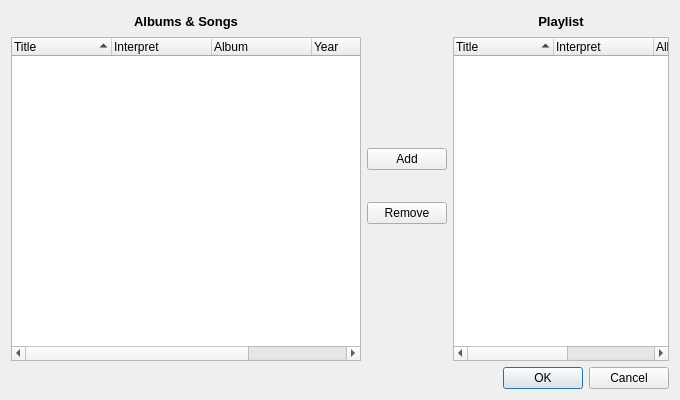
<?xml version="1.0" encoding="UTF-8"?>
<ui version="4.0">
 <class>DialogEditPlaylist</class>
 <widget class="QDialog" name="DialogEditPlaylist">
  <property name="geometry">
   <rect>
    <x>0</x>
    <y>0</y>
    <width>680</width>
    <height>400</height>
   </rect>
  </property>
  <property name="windowTitle">
   <string>Dialog</string>
  </property>
  <layout class="QGridLayout" name="gridLayout_2">
   <item row="0" column="0">
    <layout class="QVBoxLayout" name="verticalLayout">
     <item>
      <layout class="QGridLayout" name="gridLayout" columnstretch="1,0,0" columnminimumwidth="350,0,0">
       <item row="0" column="2">
        <layout class="QVBoxLayout" name="verticalLayout_4">
         <item>
          <widget class="QLabel" name="labelPlaylist">
           <property name="enabled">
            <bool>true</bool>
           </property>
           <property name="sizePolicy">
            <sizepolicy hsizetype="Expanding" vsizetype="Preferred">
             <horstretch>0</horstretch>
             <verstretch>0</verstretch>
            </sizepolicy>
           </property>
           <property name="minimumSize">
            <size>
             <width>0</width>
             <height>20</height>
            </size>
           </property>
           <property name="maximumSize">
            <size>
             <width>16777215</width>
             <height>30</height>
            </size>
           </property>
           <property name="font">
            <font>
             <family>Segoe UI</family>
             <pointsize>10</pointsize>
             <weight>75</weight>
             <bold>true</bold>
            </font>
           </property>
           <property name="text">
            <string>Playlist</string>
           </property>
           <property name="scaledContents">
            <bool>true</bool>
           </property>
           <property name="alignment">
            <set>Qt::AlignCenter</set>
           </property>
          </widget>
         </item>
         <item>
          <widget class="QTreeWidget" name="treePlaylist">
           <property name="minimumSize">
            <size>
             <width>200</width>
             <height>0</height>
            </size>
           </property>
           <property name="acceptDrops">
            <bool>true</bool>
           </property>
           <property name="sortingEnabled">
            <bool>true</bool>
           </property>
           <column>
            <property name="text">
             <string notr="true">Title</string>
            </property>
           </column>
           <column>
            <property name="text">
             <string>Interpret</string>
            </property>
           </column>
           <column>
            <property name="text">
             <string>Album</string>
            </property>
           </column>
           <column>
            <property name="text">
             <string>Year</string>
            </property>
           </column>
          </widget>
         </item>
        </layout>
       </item>
       <item row="0" column="1">
        <layout class="QFormLayout" name="formLayout">
         <property name="fieldGrowthPolicy">
          <enum>QFormLayout::AllNonFixedFieldsGrow</enum>
         </property>
         <property name="labelAlignment">
          <set>Qt::AlignCenter</set>
         </property>
         <property name="formAlignment">
          <set>Qt::AlignCenter</set>
         </property>
         <property name="horizontalSpacing">
          <number>0</number>
         </property>
         <item row="0" column="0">
          <widget class="QPushButton" name="AddButton">
           <property name="text">
            <string>Add</string>
           </property>
          </widget>
         </item>
         <item row="2" column="0">
          <widget class="QPushButton" name="RemovetButton">
           <property name="text">
            <string>Remove</string>
           </property>
          </widget>
         </item>
         <item row="1" column="0">
          <spacer name="verticalSpacerEP">
           <property name="orientation">
            <enum>Qt::Vertical</enum>
           </property>
           <property name="sizeType">
            <enum>QSizePolicy::Fixed</enum>
           </property>
           <property name="sizeHint" stdset="0">
            <size>
             <width>20</width>
             <height>20</height>
            </size>
           </property>
          </spacer>
         </item>
        </layout>
       </item>
       <item row="0" column="0">
        <layout class="QVBoxLayout" name="verticalLayout_2">
         <item>
          <widget class="QLabel" name="labelAlbums">
           <property name="sizePolicy">
            <sizepolicy hsizetype="Expanding" vsizetype="Preferred">
             <horstretch>0</horstretch>
             <verstretch>0</verstretch>
            </sizepolicy>
           </property>
           <property name="minimumSize">
            <size>
             <width>0</width>
             <height>20</height>
            </size>
           </property>
           <property name="maximumSize">
            <size>
             <width>16777215</width>
             <height>30</height>
            </size>
           </property>
           <property name="font">
            <font>
             <family>Segoe UI</family>
             <pointsize>10</pointsize>
             <weight>75</weight>
             <bold>true</bold>
            </font>
           </property>
           <property name="text">
            <string>Albums &amp; Songs</string>
           </property>
           <property name="scaledContents">
            <bool>true</bool>
           </property>
           <property name="alignment">
            <set>Qt::AlignCenter</set>
           </property>
          </widget>
         </item>
         <item>
          <widget class="QTreeWidget" name="treeAlbum">
           <property name="sortingEnabled">
            <bool>true</bool>
           </property>
           <column>
            <property name="text">
             <string>Title</string>
            </property>
           </column>
           <column>
            <property name="text">
             <string>Interpret</string>
            </property>
           </column>
           <column>
            <property name="text">
             <string>Album</string>
            </property>
           </column>
           <column>
            <property name="text">
             <string>Year</string>
            </property>
           </column>
           <column>
            <property name="text">
             <string>Path</string>
            </property>
           </column>
          </widget>
         </item>
        </layout>
       </item>
      </layout>
     </item>
     <item>
      <widget class="QDialogButtonBox" name="buttonBox">
       <property name="orientation">
        <enum>Qt::Horizontal</enum>
       </property>
       <property name="standardButtons">
        <set>QDialogButtonBox::Cancel|QDialogButtonBox::Ok</set>
       </property>
      </widget>
     </item>
    </layout>
   </item>
  </layout>
 </widget>
 <resources/>
 <connections>
  <connection>
   <sender>buttonBox</sender>
   <signal>accepted()</signal>
   <receiver>DialogEditPlaylist</receiver>
   <slot>accept()</slot>
   <hints>
    <hint type="sourcelabel">
     <x>268</x>
     <y>389</y>
    </hint>
    <hint type="destinationlabel">
     <x>157</x>
     <y>274</y>
    </hint>
   </hints>
  </connection>
  <connection>
   <sender>buttonBox</sender>
   <signal>rejected()</signal>
   <receiver>DialogEditPlaylist</receiver>
   <slot>reject()</slot>
   <hints>
    <hint type="sourcelabel">
     <x>336</x>
     <y>389</y>
    </hint>
    <hint type="destinationlabel">
     <x>286</x>
     <y>274</y>
    </hint>
   </hints>
  </connection>
 </connections>
</ui>
